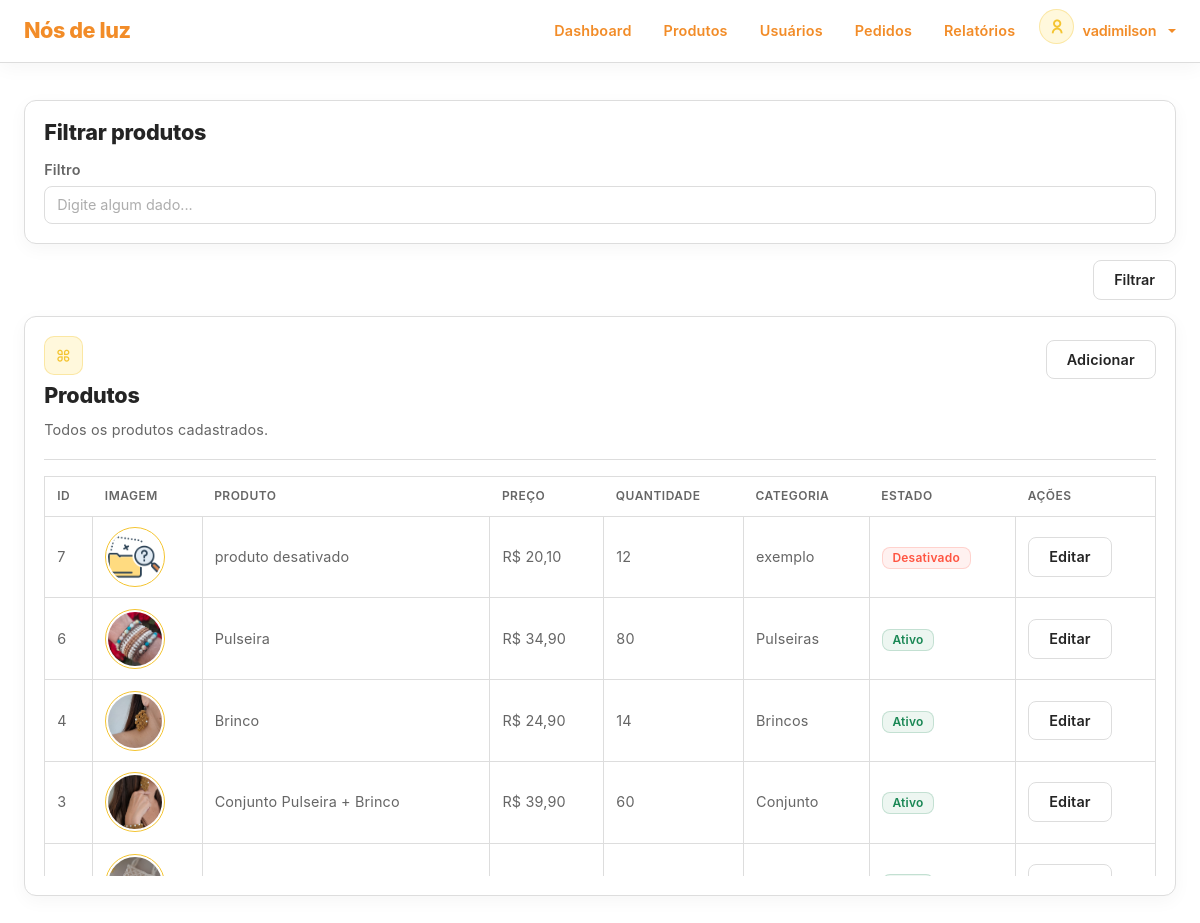
/dashboard/products.php (signed in), run on the app's committed database.
### tables this page shows
CREATE TABLE `products` (
  `id` int(11) NOT NULL,
  `name` varchar(250) NOT NULL,
  `quantity` int(11) NOT NULL DEFAULT 0,
  `price` decimal(10,2) NOT NULL,
  `description` text NOT NULL,
  `image` varchar(256) NOT NULL,
  `category` varchar(50) NOT NULL,
  `estado` enum('ativo','desativado') NOT NULL DEFAULT 'ativo'
);

### app/config/config.php (called while the page is built, shortened)
<?php
function e(?string $value): string
{
    return htmlspecialchars($value ?? '', ENT_QUOTES, 'UTF-8');
}
?>

### components/shared/table-products.php (the view, shortened to what this page needs)
<div class="table-responsive table-container">
    <table class="table align-middle text-nowrap">
        <thead>
            <tr>
                <th>ID</th>
                <th>Imagem</th>
                <th>Produto</th>
                <th>Preço</th>
                <th>Quantidade</th>
                <th>Categoria</th>
                <th>Estado</th>
                <th>Ações</th>
            </tr>
        </thead>
        <tbody>
            <?php if (!empty($products)): ?>
                <?php foreach ($products as $product): ?>
                    <tr>
                        <td>
                            <?= e($product['id']) ?>
                        </td>
                        <td>
                            <img
                                src="<?= BASE_URL . e($product['image']) ?>"
                                alt="<?= e($product['name']) ?>"
                                style="width: 60px; height: 60px; object-fit: cover;"
                            >
                        </td>
                        <td>
                            <?= e($product['name']) ?>
                        </td>
                        <td>
                            R$ <?= number_format($product['price'], 2, ',', '.') ?>
                        </td>
                        <td>
                            <?= e($product['quantity']) ?>
                        </td>
                        <td>
                            <?= e($product['category']) ?>
                        </td>
                        <td>
                            <?php if ($product['estado'] === 'ativo'): ?>
                                <span class="badge secondary green">
                                    Ativo
                                </span>
                            <?php else: ?>
                                <span class="badge secondary red">
                                    Desativado
                                </span>
                            <?php endif; ?>
                        </td>
                        <td>
                            <a
                                class="btn secondary"
                                href="<?= BASE_URL ?>dashboard/product-edit.php?id=<?= $product['id'] ?>"
                            >
                                Editar
                            </a>
                        </td>
                    </tr>
                <?php endforeach; ?>
            <?php endif; ?>
        </tbody>
    </table>
</div>

### assets/css/index.css (style rules this page uses)
* { padding: 0; margin: 0; box-sizing: border-box; list-style: none; }
:root { --color-primary: #f4c430; --color-primary-hover: #ddb01f; --color-primary-light: #fff8dc; --color-orange: #f28c28; --color-orange-hover: #df7815; --color-orange-light: #fff0df; --color-background: #ffffff; --color-background-soft: #fafafa; --color-section: #f6f6f6; --color-card: #ffffff; --color-border: #dddddd; --color-border-light: #eeeeee; --color-title: #242424; --color-text: #666666; --color-muted: #999999; --navbar-background: #f7f7f7; --navbar-border: #dddddd; --footer-background: #000000; --footer-text: #dddddd; --color-input: #ffffff; --color-primary-border: #f4c43055; --color-primary-background: #fff8dc; --color-success: #198754; --color-success-border: #19875433; --color-success-background: #19875414; --color-danger: #ff5441; --color-danger-border: #ff544133; --color-danger-background: #ff544114; --font-family: "Inter", Arial, Helvetica, sans-serif; --font-size-xxl: clamp(2rem, 4vw + 1rem, 3.2rem); --font-size-xl: clamp(2rem, 4vw, 3rem); --font-size-lg: 1.35rem; --font-size-md: 1rem; --font-size-sm: 0.9rem; --font-weight-bold: 800; --font-weight-semibold: 600; --font-weight-regular: 400; --container-width: 1060px; --radius-sm: 8px; --radius-md: 10px; --radius-lg: 12px; --transition: 0.2s ease; --shadow-sm: 0 5px 18px rgba(0, 0, 0, 0.04); --shadow-md: 0 10px 25px rgba(0, 0, 0, 0.08); }
html { scroll-behavior: smooth; }
body { overflow-x: hidden; background-color: var(--color-background); color: var(--color-text); font-family: "Inter", sans-serif !important; font-size: var(--font-size-md); font-weight: var(--font-weight-regular); line-height: 1.65; letter-spacing: 0.01em; -webkit-font-smoothing: antialiased; }
h1, h2, h3, h4, h5, h6, span { color: var(--color-title); letter-spacing: -0.01em; }
.card .card-body img { width: 5rem; height: 5rem; object-fit: cover; padding: 2px; border: 1px solid var(--color-primary); border-radius: 50%; }
.card, .table-container, .projects-list { scrollbar-width: none; -ms-overflow-style: none; }
.btn.secondary { background: var(--color-card); border: 1px solid var(--color-border); border-radius: var(--radius-sm); padding: 0.5rem 1.25rem; font-size: var(--font-size-sm); font-weight: var(--font-weight-semibold); color: var(--color-title); transition: var(--transition); }
.badge.primary, .badge.secondary { padding: 0.25rem 0.6rem; font-size: 0.75rem !important; font-weight: var(--font-weight-semibold); border-radius: var(--radius-sm) !important; display: inline-block; letter-spacing: 0.02em; }
.badge.secondary { background: var(--color-input); border: 1px solid var(--color-border); color: var(--color-text) !important; }
.badge.secondary.green { background: var(--color-success-background); border: 1px solid var(--color-success-border); color: var(--color-success) !important; }
.badge.secondary.red { background: var(--color-danger-background); border: 1px solid var(--color-danger-border); color: var(--color-danger) !important; }
.table { color: var(--color-text) !important; font-size: var(--font-size-sm) !important; }
.table thead { border: 1px solid var(--color-border) !important; }
.table th { color: var(--color-text) !important; font-weight: var(--font-weight-semibold) !important; background: var(--color-input) !important; border-bottom: 1px solid var(--color-border) !important; font-size: 0.75rem !important; text-transform: uppercase; letter-spacing: 0.04em; padding: 0.6rem 0.75rem !important; }
.table td { vertical-align: middle; border: 1px solid var(--color-border) !important; background: transparent !important; color: var(--color-text) !important; padding: 0.65rem 0.75rem !important; }
.table-container { max-height: 400px; overflow-y: auto; }
.btn, .nav-item a, .card-title { text-transform: lowercase !important; }
.btn::first-letter, .nav-item a::first-letter, .card-title::first-letter { text-transform: uppercase !important; }

### data on the page
products: id "7", image (picture), name "produto desativado", price "20,10", quantity "12", category "exemplo", estado "Desativado"
products: id "6", image (picture), name "Pulseira", price "34,90", quantity "80", category "Pulseiras", estado "Ativo"
products: id "4", image (picture), name "Brinco", price "24,90", quantity "14", category "Brincos", estado "Ativo"
products: id "3", image (picture), name "Conjunto Pulseira + Brinco", price "39,90", quantity "60", category "Conjunto", estado "Ativo"
products: image (picture)

### other printed values
$_SESSION['name'] "vadimilson"
